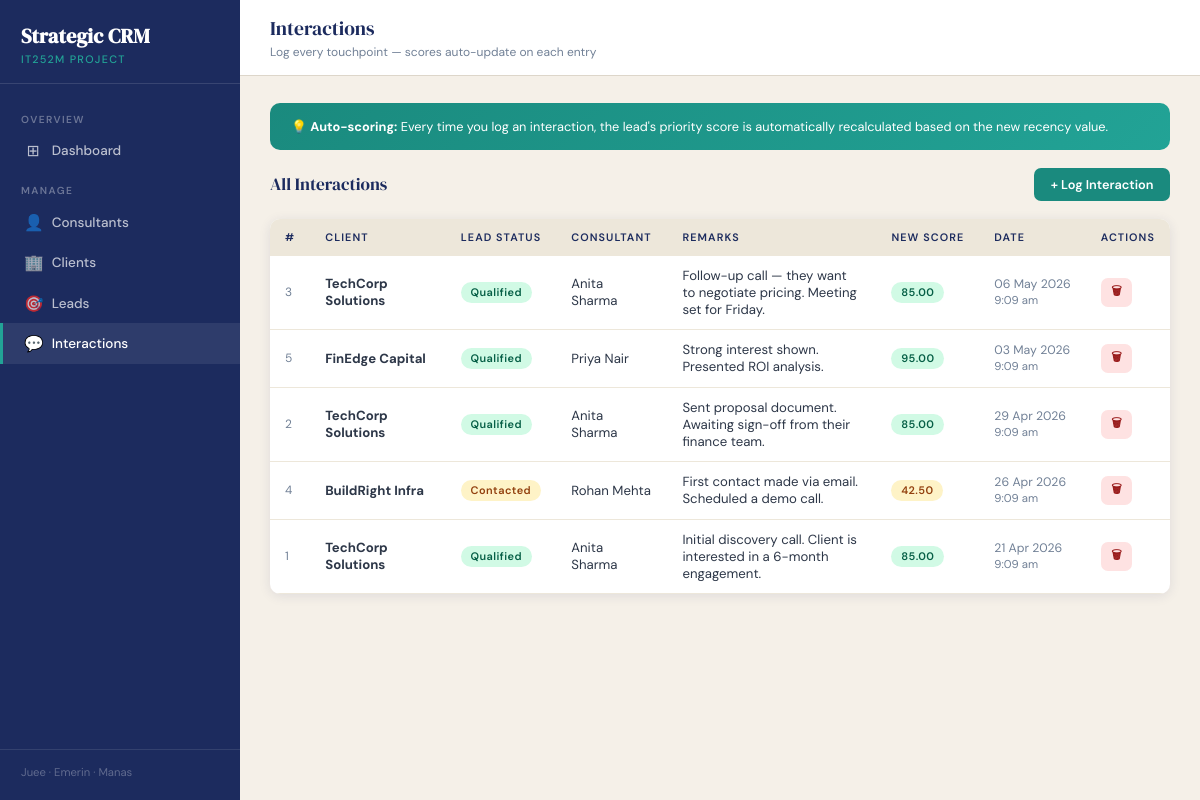
Screenshot of /interactions.php with the database file from the repository.
### tables this page shows
CREATE TABLE IF NOT EXISTS interactions (
    interaction_id  INT AUTO_INCREMENT PRIMARY KEY,
    lead_id         INT NOT NULL,
    client_id       INT NOT NULL,
    consultant_id   INT DEFAULT NULL,
    remarks         TEXT,
    interaction_date DATETIME DEFAULT CURRENT_TIMESTAMP,
    CONSTRAINT fk_inter_lead
        FOREIGN KEY (lead_id) REFERENCES leads(lead_id)
        ON DELETE CASCADE ON UPDATE CASCADE,
    CONSTRAINT fk_inter_client
        FOREIGN KEY (client_id) REFERENCES clients(client_id)
        ON DELETE CASCADE ON UPDATE CASCADE,
    CONSTRAINT fk_inter_consultant
        FOREIGN KEY (consultant_id) REFERENCES consultants(consultant_id)
        ON DELETE SET NULL ON UPDATE CASCADE
);

CREATE TABLE IF NOT EXISTS clients (
    client_id       INT AUTO_INCREMENT PRIMARY KEY,
    company_name    VARCHAR(150) NOT NULL,
    contact_person  VARCHAR(100),
    email           VARCHAR(100),
    phone           VARCHAR(20),
    industry        VARCHAR(100),
    consultant_id   INT DEFAULT NULL,
    created_at      TIMESTAMP DEFAULT CURRENT_TIMESTAMP,
    CONSTRAINT fk_client_consultant
        FOREIGN KEY (consultant_id) REFERENCES consultants(consultant_id)
        ON DELETE SET NULL ON UPDATE CASCADE
);

CREATE TABLE IF NOT EXISTS leads (
    lead_id                 INT AUTO_INCREMENT PRIMARY KEY,
    client_id               INT NOT NULL,
    consultant_id           INT DEFAULT NULL,
    status                  ENUM('New','Contacted','Qualified','Closed') NOT NULL DEFAULT 'New',
    deal_value              DECIMAL(12,2) NOT NULL DEFAULT 0.00,
    priority_score          DECIMAL(8,2)  NOT NULL DEFAULT 0.00,
    num_interactions        INT NOT NULL DEFAULT 0,
    last_interaction_date   DATE DEFAULT NULL,
    created_at              TIMESTAMP DEFAULT CURRENT_TIMESTAMP,
    CONSTRAINT fk_lead_client
        FOREIGN KEY (client_id) REFERENCES clients(client_id)
        ON DELETE CASCADE ON UPDATE CASCADE,
    CONSTRAINT fk_lead_consultant
        FOREIGN KEY (consultant_id) REFERENCES consultants(consultant_id)
        ON DELETE SET NULL ON UPDATE CASCADE
);

CREATE TABLE IF NOT EXISTS consultants (
    consultant_id   INT AUTO_INCREMENT PRIMARY KEY,
    name            VARCHAR(100) NOT NULL,
    email           VARCHAR(100) NOT NULL UNIQUE,
    phone           VARCHAR(20),
    active_projects INT NOT NULL DEFAULT 0,
    created_at      TIMESTAMP DEFAULT CURRENT_TIMESTAMP
);

### helpers.php (called while the page is built, shortened)
<?php
function scoreBadgeClass(float $score): string
{
    if ($score >= 70) return 'score-high';
    if ($score >= 40) return 'score-mid';
    return 'score-low';
}
function statusClass(string $status): string
{
    return match($status) {
        'New'       => 'status-new',
        'Contacted' => 'status-contacted',
        'Qualified' => 'status-qualified',
        'Closed'    => 'status-closed',
        default     => ''
    };
}

### interactions.php (the view, shortened to what this page needs)
<?php
require_once __DIR__ . '/config/db.php';
require_once __DIR__ . '/helpers.php';
$interactions = $pdo->query(
    "SELECT i.*,
            c.company_name,
            co.name AS consultant_name,
            l.status AS lead_status, l.priority_score
     FROM interactions i
     JOIN clients c     ON c.client_id     = i.client_id
     LEFT JOIN consultants co ON co.consultant_id = i.consultant_id
     JOIN leads l        ON l.lead_id       = i.lead_id
     ORDER BY i.interaction_date DESC"
)->fetchAll();
require_once __DIR__ . '/includes/header.php';
?>
<div style="background:linear-gradient(135deg,var(--teal) 0%,var(--teal-light) 100%);
            color:#fff;border-radius:var(--radius);padding:1rem 1.4rem;margin-bottom:1.2rem;
            font-size:.85rem;">
  💡 <strong>Auto-scoring:</strong> Every time you log an interaction, the lead's priority score is
  automatically recalculated based on the new recency value.
</div>
<div class="section-header">
  <div class="section-title">All Interactions</div>
  <button class="btn btn-primary" onclick="openModal('modal-add')">+ Log Interaction</button>
</div>
<div class="card">
  <div class="table-wrap">
    <table>
      <thead>
        <tr>
          <th>#</th>
          <th>Client</th>
          <th>Lead Status</th>
          <th>Consultant</th>
          <th>Remarks</th>
          <th>New Score</th>
          <th>Date</th>
          <th>Actions</th>
        </tr>
      </thead>
      <tbody>
      <?php if (empty($interactions)): ?>
        <tr><td class="no-data" colspan="8">No interactions logged yet.</td></tr>
      <?php else: ?>
        <?php foreach ($interactions as $i): ?>
        <tr>
          <td style="color:var(--text-muted);font-size:.8rem;"><?= $i['interaction_id'] ?></td>
          <td><strong><?= htmlspecialchars($i['company_name']) ?></strong></td>
          <td><span class="badge <?= statusClass($i['lead_status']) ?>"><?= $i['lead_status'] ?></span></td>
          <td><?= htmlspecialchars($i['consultant_name'] ?? '—') ?></td>
          <td style="max-width:260px;">
            <span title="<?= htmlspecialchars($i['remarks'] ?? '') ?>">
              <?= htmlspecialchars(mb_strimwidth($i['remarks'] ?? '', 0, 80, '…')) ?>
            </span>
          </td>
          <td>
            <span class="badge <?= scoreBadgeClass($i['priority_score']) ?>">
              <?= $i['priority_score'] ?>
            </span>
          </td>
          <td style="font-size:.82rem;color:var(--text-muted);white-space:nowrap;">
            <?= date('d M Y', strtotime($i['interaction_date'])) ?><br>
            <span style="font-size:.76rem;"><?= date('g:i a', strtotime($i['interaction_date'])) ?></span>
          </td>
          <td>
            <form method="POST" style="display:inline;"
                  onsubmit="return confirm('Delete this interaction? The lead score will be recalculated.')">
              <button class="btn btn-danger btn-sm" type="submit">🗑</button>
            </form>
          </td>
        </tr>
        <?php endforeach; ?>
      <?php endif; ?>
      </tbody>
    </table>
  </div>
</div>
<?php require_once __DIR__ . '/includes/footer.php'; ?>

### css/style.css (style rules this page uses)
:root { --navy: #1C2B5E; --navy-light: #243270; --teal: #1A8A7E; --teal-light: #22a396; --rust: #C1622A; --rust-light: #d97240; --cream: #F5F0E8; --cream-dark: #EDE7DA; --white: #FFFFFF; --text: #2D3748; --text-muted: #718096; --border: #DDD6CA; --shadow: 0 2px 12px rgba(28,43,94,.10); --shadow-lg: 0 8px 32px rgba(28,43,94,.15); --radius: 10px; --sidebar-w: 240px; }
*, *::before, *::after { box-sizing: border-box; margin: 0; padding: 0; }
html { font-size: 15px; scroll-behavior: smooth; }
body { font-family: 'DM Sans', sans-serif; background: var(--cream); color: var(--text); display: flex; min-height: 100vh; }
.section-header { display: flex; align-items: center; justify-content: space-between; margin-bottom: 1.2rem; }
.section-title { font-family: 'DM Serif Display', serif; font-size: 1.15rem; color: var(--navy); }
.btn { display: inline-flex; align-items: center; gap: .4rem; padding: .55rem 1.1rem; border-radius: 7px; font-family: 'DM Sans', sans-serif; font-size: .85rem; font-weight: 600; cursor: pointer; border: none; text-decoration: none; transition: all .17s; white-space: nowrap; }
.btn-primary { background: var(--teal); color: var(--white); }
.btn-danger { background: #fee2e2; color: #991b1b; }
.btn-sm { padding: .3rem .7rem; font-size: .78rem; }
.card { background: var(--white); border-radius: var(--radius); box-shadow: var(--shadow); overflow: hidden; }
.table-wrap { overflow-x: auto; }
table { width: 100%; border-collapse: collapse; font-size: .88rem; }
thead tr { background: var(--cream-dark); }
thead th { padding: .75rem 1rem; text-align: left; font-size: .72rem; font-weight: 600; text-transform: uppercase; letter-spacing: .1em; color: var(--navy); white-space: nowrap; }
tbody tr { border-bottom: 1px solid var(--cream-dark); transition: background .12s; }
tbody td { padding: .75rem 1rem; vertical-align: middle; }
.badge { display: inline-block; padding: .22rem .65rem; border-radius: 50px; font-size: .73rem; font-weight: 600; letter-spacing: .04em; }
.status-contacted { background: #fef3c7; color: #92400e; }
.status-qualified { background: #d1fae5; color: #065f46; }
.score-high { background: #d1fae5; color: #065f46; }
.score-mid { background: #fef3c7; color: #92400e; }

### rows the page displays
interactions: interaction_id "3", client.company_name "TechCorp Solutions", lead.status "Qualified", consultant.name "Anita Sharma", remarks "Follow-up call — they want to negotiate pricing. Meeting set for Friday.", lead.priority_score "85.00", interaction_date "06 May 2026", interaction_date "9:09 am"
interactions: interaction_id "5", client.company_name "FinEdge Capital", lead.status "Qualified", consultant.name "Priya Nair", remarks "Strong interest shown. Presented ROI analysis.", lead.priority_score "95.00", interaction_date "03 May 2026", interaction_date "9:09 am"
interactions: interaction_id "2", client.company_name "TechCorp Solutions", lead.status "Qualified", consultant.name "Anita Sharma", remarks "Sent proposal document. Awaiting sign-off from their finance team.", lead.priority_score "85.00", interaction_date "29 Apr 2026", interaction_date "9:09 am"
interactions: interaction_id "4", client.company_name "BuildRight Infra", lead.status "Contacted", consultant.name "Rohan Mehta", remarks "First contact made via email. Scheduled a demo call.", lead.priority_score "42.50", interaction_date "26 Apr 2026", interaction_date "9:09 am"
interactions: interaction_id "1", client.company_name "TechCorp Solutions", lead.status "Qualified", consultant.name "Anita Sharma", remarks "Initial discovery call. Client is interested in a 6-month engagement.", lead.priority_score "85.00", interaction_date "21 Apr 2026", interaction_date "9:09 am"

### other values shown
$pageTitle "Interactions"
$pageSubtitle "Log every touchpoint — scores auto-update on each entry"
